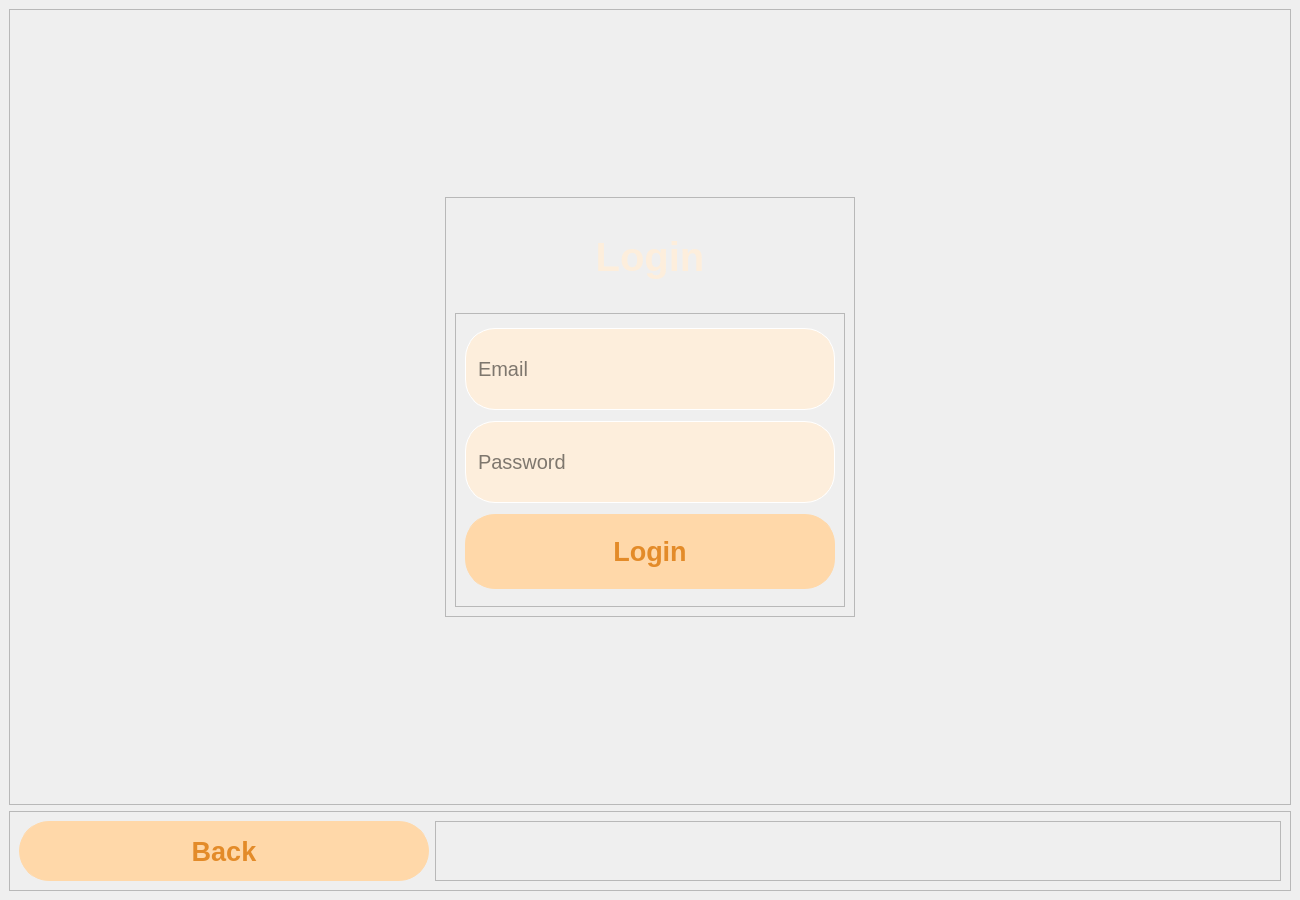
<?xml version="1.0" encoding="UTF-8"?>
<ui version="4.0">
 <class>LogIn</class>
 <widget class="QMainWindow" name="LogIn">
  <property name="geometry">
   <rect>
    <x>0</x>
    <y>0</y>
    <width>1300</width>
    <height>900</height>
   </rect>
  </property>
  <property name="windowTitle">
   <string>MainWindow</string>
  </property>
  <property name="styleSheet">
   <string notr="true"/>
  </property>
  <widget class="QWidget" name="centralwidget">
   <layout class="QGridLayout" name="gridLayout">
    <item row="2" column="0">
     <widget class="QFrame" name="frame_5">
      <property name="maximumSize">
       <size>
        <width>16777215</width>
        <height>80</height>
       </size>
      </property>
      <property name="styleSheet">
       <string notr="true">QPushButton{
	border: 1px solid #FFD8A9;
    height: 20px;
    background-color: #FFD8A9;
border-radius: 30px;
color:#E38B29;
}

QPushButton:hover{
    background-color: #9c6644;
border: 1px solid #9c6644;
	color:#FFD8A9;
transition: all 0.3s ease-in-out;
}</string>
      </property>
      <property name="frameShape">
       <enum>QFrame::Shape::StyledPanel</enum>
      </property>
      <property name="frameShadow">
       <enum>QFrame::Shadow::Raised</enum>
      </property>
      <layout class="QGridLayout" name="gridLayout_6">
       <property name="rightMargin">
        <number>9</number>
       </property>
       <item row="0" column="0">
        <widget class="QPushButton" name="back">
         <property name="maximumSize">
          <size>
           <width>410</width>
           <height>75</height>
          </size>
         </property>
         <property name="font">
          <font>
           <pointsize>20</pointsize>
           <bold>true</bold>
          </font>
         </property>
         <property name="cursor">
          <cursorShape>PointingHandCursor</cursorShape>
         </property>
         <property name="text">
          <string>Back</string>
         </property>
        </widget>
       </item>
       <item row="0" column="1">
        <widget class="QFrame" name="frame_6">
         <property name="frameShape">
          <enum>QFrame::Shape::StyledPanel</enum>
         </property>
         <property name="frameShadow">
          <enum>QFrame::Shadow::Raised</enum>
         </property>
        </widget>
       </item>
      </layout>
     </widget>
    </item>
    <item row="1" column="0">
     <widget class="QFrame" name="frame_4">
      <property name="frameShape">
       <enum>QFrame::Shape::StyledPanel</enum>
      </property>
      <property name="frameShadow">
       <enum>QFrame::Shadow::Raised</enum>
      </property>
      <layout class="QGridLayout" name="gridLayout_5">
       <item row="0" column="0">
        <widget class="QFrame" name="frame">
         <property name="maximumSize">
          <size>
           <width>410</width>
           <height>420</height>
          </size>
         </property>
         <property name="frameShape">
          <enum>QFrame::Shape::StyledPanel</enum>
         </property>
         <property name="frameShadow">
          <enum>QFrame::Shadow::Raised</enum>
         </property>
         <layout class="QGridLayout" name="gridLayout_2">
          <item row="1" column="0" colspan="2">
           <widget class="QFrame" name="frame_2">
            <property name="maximumSize">
             <size>
              <width>16777215</width>
              <height>16777215</height>
             </size>
            </property>
            <property name="styleSheet">
             <string notr="true">QLineEdit{
	height: 80px;
	border-radius: 10px;
	border: 1px solid #fff;
	padding-left:10px;
	background-color: #FDEEDC;

border-radius: 30px;
}

QPushButton{
	border: 1px solid #FFD8A9;
    height: 20px;
    background-color: #FFD8A9;
border-radius: 30px;
color:#E38B29;
}

QPushButton:hover{
    background-color: #9c6644;
border: 1px solid #9c6644;
	color:#FFD8A9;
transition: all 0.3s ease-in-out;
}</string>
            </property>
            <property name="frameShape">
             <enum>QFrame::Shape::StyledPanel</enum>
            </property>
            <property name="frameShadow">
             <enum>QFrame::Shadow::Raised</enum>
            </property>
            <layout class="QGridLayout" name="gridLayout_3">
             <property name="topMargin">
              <number>9</number>
             </property>
             <item row="0" column="0">
              <widget class="QLineEdit" name="email">
               <property name="font">
                <font>
                 <pointsize>15</pointsize>
                </font>
               </property>
               <property name="placeholderText">
                <string>Email</string>
               </property>
              </widget>
             </item>
             <item row="1" column="0">
              <widget class="QLineEdit" name="password">
               <property name="font">
                <font>
                 <pointsize>15</pointsize>
                </font>
               </property>
               <property name="placeholderText">
                <string>Password</string>
               </property>
              </widget>
             </item>
             <item row="2" column="0">
              <widget class="QPushButton" name="submit">
               <property name="maximumSize">
                <size>
                 <width>410</width>
                 <height>75</height>
                </size>
               </property>
               <property name="font">
                <font>
                 <pointsize>20</pointsize>
                 <bold>true</bold>
                </font>
               </property>
               <property name="cursor">
                <cursorShape>PointingHandCursor</cursorShape>
               </property>
               <property name="text">
                <string>Login</string>
               </property>
              </widget>
             </item>
            </layout>
           </widget>
          </item>
          <item row="0" column="0" colspan="2">
           <widget class="QLabel" name="login">
            <property name="maximumSize">
             <size>
              <width>16777215</width>
              <height>100</height>
             </size>
            </property>
            <property name="font">
             <font>
              <pointsize>30</pointsize>
              <bold>true</bold>
             </font>
            </property>
            <property name="styleSheet">
             <string notr="true">color: #FDEEDC;</string>
            </property>
            <property name="text">
             <string>Login</string>
            </property>
            <property name="alignment">
             <set>Qt::AlignmentFlag::AlignCenter</set>
            </property>
           </widget>
          </item>
         </layout>
        </widget>
       </item>
      </layout>
     </widget>
    </item>
   </layout>
  </widget>
 </widget>
 <resources/>
 <connections/>
</ui>
